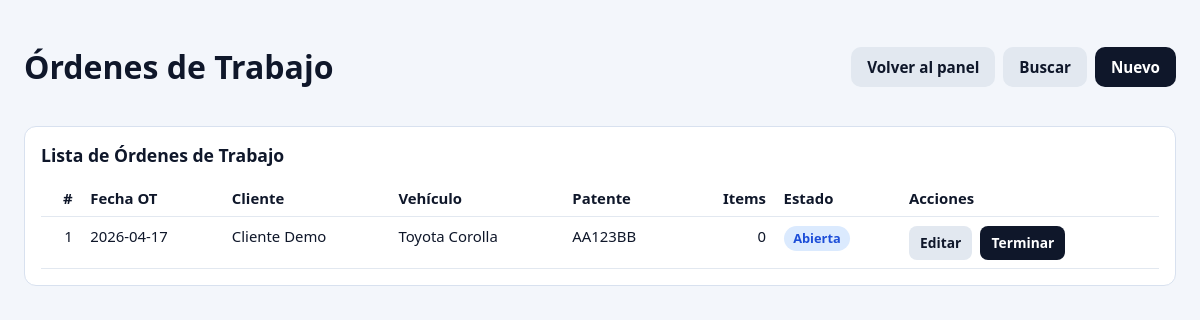
Screenshot of /ordenes.php (signed in) with the database file from the repository.
### tables this page shows
CREATE TABLE IF NOT EXISTS ordenes_trabajo (
  id INT UNSIGNED AUTO_INCREMENT PRIMARY KEY,
  id_cliente INT NULL,
  cliente VARCHAR(120) NOT NULL,
  vehiculo VARCHAR(120) NOT NULL,
  patente VARCHAR(20) NOT NULL,
  descripcion TEXT NULL,
  estado ENUM('abierta', 'en_progreso', 'cerrada') NOT NULL DEFAULT 'abierta',
  fecha_ot DATE NOT NULL,
  fecha_creacion TIMESTAMP NOT NULL DEFAULT CURRENT_TIMESTAMP,
  fecha_actualizacion TIMESTAMP NOT NULL DEFAULT CURRENT_TIMESTAMP ON UPDATE CURRENT_TIMESTAMP
);

### public/ordenes.php (the view, shortened to what this page needs)
<?php
$projectRoot = dirname(__DIR__);
$showForm = isset($_GET['nueva']) || isset($_GET['edit']);
$filters = [
    'cliente'    => trim((string) ($_GET['f_cliente'] ?? '')),
    'patente'    => trim((string) ($_GET['f_patente'] ?? '')),
    'estado'     => (string) ($_GET['f_estado'] ?? ''),
    'fecha_desde'=> trim((string) ($_GET['f_fecha_desde'] ?? '')),
    'fecha_hasta'=> trim((string) ($_GET['f_fecha_hasta'] ?? '')),
];
$formOrden = [
    'id'         => 0,
    'id_cliente' => 0,
    'fecha_ot'   => date('Y-m-d'),
    'descripcion'=> '',
    'estado'     => 'abierta',
];
$formDetalle = [];
try {
    $pdo = Database::connect($projectRoot);
    $pdo->exec('
        CREATE TABLE IF NOT EXISTS ordenes_trabajo_detalle (
            id INT UNSIGNED AUTO_INCREMENT PRIMARY KEY,
            id_orden INT UNSIGNED NOT NULL,
            id_repuesto INT NULL,
            descripcion_libre VARCHAR(255) NULL,
            cantidad INT UNSIGNED NOT NULL DEFAULT 1,
            CONSTRAINT fk_otd_orden FOREIGN KEY (id_orden) REFERENCES ordenes_trabajo(id) ON DELETE CASCADE,
            CONSTRAINT fk_otd_repuesto FOREIGN KEY (id_repuesto) REFERENCES repuestos(id_repuesto) ON DELETE SET NULL
        )
    ');
} catch (Throwable $e) {
    http_response_code(500);
    echo 'No se pudo conectar a la base de datos: ' . htmlspecialchars($e->getMessage());
    exit;
}
$clientes  = [];
$repuestos = [];
try {
    $clientes = $pdo->query('
        SELECT c.id_cliente, c.nombre, c.patente,
               c.id_vehiculo_marca,
               COALESCE(vm.nombre_marca_v, \'\') AS marca,
               COALESCE(mo.nombre_modelo, \'\') AS modelo
        FROM clientes c
        LEFT JOIN vehiculos_marcas vm ON vm.id_vehiculo_marca = c.id_vehiculo_marca
        LEFT JOIN vehiculos_modelos mo ON mo.id_modelo = c.id_modelo
        WHERE c.activo = 1
        ORDER BY c.nombre
    ')->fetchAll(\PDO::FETCH_ASSOC);
    $repuestos = $pdo->query('
        SELECT r.id_repuesto, r.codigo, r.nombre, cat.nombre_categoria, r.stock_actual,
               GROUP_CONCAT(DISTINCT vmo.id_vehiculo_marca) AS marcas_compat
        FROM repuestos r
        LEFT JOIN categorias cat ON cat.id_categoria = r.id_categoria
        LEFT JOIN compatibilidad_vehiculos cv ON cv.id_repuesto = r.id_repuesto
        LEFT JOIN vehiculos_modelos vmo ON vmo.id_modelo = cv.id_modelo
        WHERE r.activo = 1
        GROUP BY r.id_repuesto, r.codigo, r.nombre, cat.nombre_categoria, r.stock_actual
        ORDER BY cat.nombre_categoria, r.nombre
    ')->fetchAll(\PDO::FETCH_ASSOC);
} catch (Throwable) {}
$ordenes = [];
try {
    $where  = [];
    $params = [];
    if ($filters['estado'] === '') {
        $where[] = "o.estado != 'cerrada'";
    }
    $sql = '
        SELECT o.id, o.cliente, o.vehiculo, o.patente, o.estado, o.fecha_ot,
               COUNT(d.id) AS cant_items
        FROM ordenes_trabajo o
        LEFT JOIN ordenes_trabajo_detalle d ON d.id_orden = o.id'
        . (count($where) ? ' WHERE ' . implode(' AND ', $where) : '') .
        ' GROUP BY o.id
        ORDER BY o.id DESC
        LIMIT 200';
    $stmtOrd = $pdo->prepare($sql);
    $stmtOrd->execute($params);
    $ordenes = $stmtOrd->fetchAll(\PDO::FETCH_ASSOC);
} catch (Throwable) {}
$repPorCat = [];
foreach ($repuestos as $r) {
    $cat = $r['nombre_categoria'] ?? 'Sin categoría';
    $repPorCat[$cat][] = $r;
}
?>
<!doctype html>
<html lang="es">
<head>
</head>
<body>
<div class="container">
  <div class="top">
    <div>
      <h1>Órdenes de Trabajo</h1>
    </div>
    <div class="actions">
      <a href="/dashboard.php" class="btn btn-muted">Volver al panel</a>
      <?php if (!$showForm): ?>
      <a href="/ordenes.php?show_filters=1" class="btn btn-muted">Buscar</a>
      <a href="?nueva" class="btn btn-primary">Nuevo</a>
      <?php endif; ?>
    </div>
  </div>
  <?php if ($showForm): ?>
  <?php
    $isEdit       = $formOrden['id'] > 0;
    $formAction   = $isEdit ? '?edit=' . $formOrden['id'] : '?nueva';
    $actionValue  = $isEdit ? 'update_orden' : 'save_orden';
    $detRepIds   = [];
    $detRepCants = [];
    $detLibres   = [];
    foreach ($formDetalle as $d) {
        if ($d['id_repuesto']) {
            $detRepIds[]                      = (int)$d['id_repuesto'];
            $detRepCants[(int)$d['id_repuesto']] = (int)$d['cantidad'];
        } else {
            $detLibres[] = $d['descripcion_libre'];
        }
    }
    $descVals = [];
    if ($_SERVER['REQUEST_METHOD'] === 'POST') {
        $descVals = (array)($_POST['descripciones'] ?? ['']);
    } elseif ($isEdit && $formOrden['descripcion'] !== '') {
        $descVals = explode(' | ', $formOrden['descripcion']);
    }
    if (empty($descVals)) $descVals = [''];
    $descValsNorm = array_map(fn($v) => strtolower(trim((string)$v)), $descVals);
    $detLibres = array_values(array_filter($detLibres, fn($l) => !in_array(strtolower(trim((string)$l)), $descValsNorm, true)));
        $preClienteId = $isEdit ? $formOrden['id_cliente'] : (int)($_POST['id_cliente'] ?? 0);
        $preIdMarca   = 0;
        $preClienteNombre = '';
        $preClientePatente = '';
        $clientesJs = [];
    foreach ($clientes as $cl) {
                $vehiculoTxt = trim((string)($cl['marca'] ?? '') . ' ' . (string)($cl['modelo'] ?? ''));
                $patenteTxt = strtoupper((string)($cl['patente'] ?? ''));
                $nombreTxt = (string)($cl['nombre'] ?? '');
                $nombreOption = $nombreTxt;
                if ($vehiculoTxt !== '') {
                        $nombreOption .= ' - ' . $vehiculoTxt;
                }
                if ($patenteTxt !== '') {
                        $nombreOption .= ' - ' . $patenteTxt;
                }
                $clientesJs[] = [
                        'id' => (int)$cl['id_cliente'],
                        'nombre' => $nombreTxt,
                        'vehiculo' => $vehiculoTxt,
                        'patente' => $patenteTxt,
                        'idMarcaVehiculo' => (int)($cl['id_vehiculo_marca'] ?? 0),
                        'nombreOption' => $nombreOption,
                ];
        if ((int)$cl['id_cliente'] === $preClienteId) {
            $preIdMarca = (int)($cl['id_vehiculo_marca'] ?? 0);
                        $preClienteNombre = $nombreOption;
                        $preClientePatente = $patenteTxt;
            break;
        }
    }
  ?>
  <form method="post" action="<?= htmlspecialchars($formAction) ?>" autocomplete="off">
  <input type="hidden" name="action" value="<?= $actionValue ?>">
    <input type="hidden" name="id_cliente" id="id_cliente" value="<?= (int)$preClienteId ?>">
  <?php if ($isEdit): ?>
  <input type="hidden" name="id_orden" value="<?= $formOrden['id'] ?>">
  <?php endif; ?>
  <div class="panel">
    <h2><?= $isEdit ? 'Editar orden de trabajo #' . $formOrden['id'] : 'Orden de trabajo' ?></h2>
        <div style="display:flex;gap:1rem;align-items:flex-end;flex-wrap:wrap">
            <div class="form-group" style="flex:1;min-width:360px">
                <label>Cliente *</label>
                <div class="search-grid">
                    <div class="form-group" style="margin:0">
                        <label for="buscar_cliente_nombre">Buscar por nombre</label>
                        <input id="buscar_cliente_nombre" type="text" list="clientes_por_nombre" autocomplete="off"
                                     placeholder="Escribí nombre del cliente" value="<?= htmlspecialchars($preClienteNombre) ?>"
                                     oninput="buscarClientePorNombre(this.value)">
                        <datalist id="clientes_por_nombre">
                            <?php foreach ($clientesJs as $c): ?>
                            <option value="<?= htmlspecialchars((string)$c['nombreOption']) ?>"></option>
                            <?php endforeach; ?>
                        </datalist>
                    </div>
                    <div class="form-group" style="margin:0">
                        <label for="buscar_cliente_patente">Buscar por patente</label>
                        <input id="buscar_cliente_patente" type="text" list="clientes_por_patente" autocomplete="off"
                                     placeholder="Ej: AB123CD" value="<?= htmlspecialchars($preClientePatente) ?>"
                                     oninput="buscarClientePorPatente(this.value)"
                                     onchange="autocompletarClientePorPatente(this.value)"
                                     onblur="autocompletarClientePorPatente(this.value)">
                        <datalist id="clientes_por_patente">
                            <?php foreach ($clientesJs as $c):
                                if ($c['patente'] === '') {
                                        continue;
                                }
                                $patLabel = $c['nombre'];
                                if ($c['vehiculo'] !== '') {
                                        $patLabel .= ' - ' . $c['vehiculo'];
                                }
                            ?>
                            <option value="<?= htmlspecialchars((string)$c['patente']) ?>" label="<?= htmlspecialchars($patLabel) ?>"></option>
                            <?php endforeach; ?>
                        </datalist>
                    </div>
                </div>
      </div>
      <div class="form-group" style="flex:0 0 auto">
        <label for="fecha_ot">Fecha de la OT *</label>
        <input type="date" id="fecha_ot" name="fecha_ot" required
               style="width:auto"
               value="<?= htmlspecialchars($isEdit ? $formOrden['fecha_ot'] : ($_POST['fecha_ot'] ?? date('Y-m-d'))) ?>">
      </div>
      <?php if ($isEdit): ?>
      <div class="form-group" style="flex:0 0 auto">
        <label for="estado">Estado</label>
        <select id="estado" name="estado" style="width:auto">
          <?php foreach (['abierta'=>'Abierta','en_progreso'=>'En progreso','cerrada'=>'Cerrada'] as $val=>$lbl): ?>
          <option value="<?= $val ?>" <?= $formOrden['estado']===$val?'selected':'' ?>><?= $lbl ?></option>
          <?php endforeach; ?>
        </select>
      </div>
      <?php endif; ?>
    </div>
    <div style="margin-top:.9rem">
        <label>Descripción / Repuesto fuera de stock</label>
        <div class="libre-list" id="descList">
          <?php foreach ($descVals as $i => $dv): $isLast = ($i === count($descVals) - 1); ?>
          <div class="libre-row">
            <input type="text" name="descripciones[]" autocomplete="off" placeholder="Motivo del ingreso"
                   value="<?= htmlspecialchars((string)$dv) ?>">
            <button type="button" class="btn-add-inline" onclick="addDesc()"<?= $isLast ? '' : ' style="display:none"' ?>>+ Agregar</button>
            <button type="button" class="btn-remove" onclick="removeDesc(this)">&#10005;</button>
          </div>
          <?php endforeach; ?>
        </div>
        <button type="button" class="btn btn-muted btn-small" style="display:none" onclick="addDesc()">+ Agregar descripci&oacute;n</button>
    </div>
  </div>
  <div class="panel" id="panel-repuestos" style="display:none">
    <h2>Repuestos en stock</h2>
    <?php if (empty($repuestos)): ?>
      <p style="color:#64748b;font-size:.9rem">No hay repuestos cargados en el sistema.</p>
    <?php else: ?>
    <div class="rep-section">
      <?php foreach ($repPorCat as $cat => $items): ?>
      <div class="rep-cat-title"><?= htmlspecialchars($cat) ?></div>
      <div class="rep-grid">
        <?php foreach ($items as $r): ?>
        <div class="rep-item<?= in_array($r['id_repuesto'], $detRepIds) ? ' checked' : '' ?>"
             id="ri_<?= $r['id_repuesto'] ?>"
             data-marcas-compat="<?= htmlspecialchars((string)($r['marcas_compat'] ?? '')) ?>"
             data-stock="<?= (int)$r['stock_actual'] ?>"
             data-nombre="<?= htmlspecialchars($r['nombre']) ?>">
          <input type="checkbox"
                 id="rep_<?= $r['id_repuesto'] ?>"
                 name="repuestos[]"
                 value="<?= $r['id_repuesto'] ?>"
                 <?= in_array($r['id_repuesto'], $detRepIds) ? 'checked' : '' ?>
                 onchange="toggleCant(this, <?= $r['id_repuesto'] ?>)">
          <div class="rep-info">
            <label for="rep_<?= $r['id_repuesto'] ?>" class="rep-name" title="<?= htmlspecialchars($r['nombre']) ?>">
              <?= htmlspecialchars($r['nombre']) ?>
            </label>
            <div class="rep-meta">Código: <?= htmlspecialchars($r['codigo']) ?> &nbsp;|&nbsp; Stock: <?= (int)$r['stock_actual'] ?></div>
            <div class="cant-wrap">
              <label style="font-size:.78rem;font-weight:600;white-space:nowrap">Cant.:</label>
              <input type="number" name="cant_rep_<?= $r['id_repuesto'] ?>"
                     id="cant_<?= $r['id_repuesto'] ?>"
                     value="<?= $detRepCants[$r['id_repuesto']] ?? 1 ?>" min="1" max="<?= (int)$r['stock_actual'] ?>">
            </div>
          </div>
        </div>
        <?php endforeach; ?>
      </div>
      <?php endforeach; ?>
    </div>
    <?php endif; ?>
  </div>
  <div class="form-actions">
    <a href="/ordenes.php" class="btn btn-muted">Cancelar</a>
        <?php if ($isEdit): ?>
            <a href="/orden_print.php?id=<?= (int) $formOrden['id'] ?>" target="_blank" rel="noopener" class="btn btn-muted">Imprimir</a>
        <?php else: ?>
            <button type="button" class="btn btn-muted" disabled title="Guardá la orden para habilitar la impresión">Imprimir</button>
        <?php endif; ?>
    <button type="submit" class="btn btn-primary" onclick="return validarStock(event)"><?= $isEdit ? 'Guardar cambios' : 'Guardar orden de trabajo' ?></button>
  </div>
  </form>
  <?php else: ?>
  <div class="panel">
    <h2>Lista de Órdenes de Trabajo</h2>
    <table>
      <thead>
        <tr>
          <th class="num">#</th>
          <th>Fecha OT</th>
          <th>Cliente</th>
          <th>Vehículo</th>
          <th>Patente</th>
          <th class="num">Items</th>
          <th>Estado</th>
          <th>Acciones</th>
        </tr>
      </thead>
      <tbody>
        <?php if (empty($ordenes)): ?>
        <tr><td colspan="8" style="text-align:center;color:#64748b;padding:2rem">No hay órdenes registradas todavía.</td></tr>
        <?php else: ?>
        <?php foreach ($ordenes as $o): ?>
        <tr>
          <td class="num"><?= $o['id'] ?></td>
          <td><?= htmlspecialchars($o['fecha_ot'] ?? '—') ?></td>
          <td><?= htmlspecialchars($o['cliente']) ?></td>
          <td><?= htmlspecialchars($o['vehiculo']) ?></td>
          <td><?= htmlspecialchars($o['patente']) ?></td>
          <td class="num"><?= (int)$o['cant_items'] ?></td>
          <td><span class="badge badge-<?= htmlspecialchars($o['estado']) ?>"><?= htmlspecialchars(ucfirst(str_replace('_', ' ', $o['estado']))) ?></span></td>
          <td>
            <div class="actions">
              <a href="/ordenes.php?edit=<?= (int)$o['id'] ?>" class="btn btn-muted btn-small">Editar</a>
              <?php if ($o['estado'] !== 'cerrada'): ?>
              <a href="/cerrar_orden.php?id=<?= (int)$o['id'] ?>" class="btn btn-primary btn-small">Terminar</a>
              <?php endif; ?>
            </div>
          </td>
        </tr>
        <?php endforeach; ?>
        <?php endif; ?>
      </tbody>
    </table>
  </div>
  <?php endif; ?>
</div>
</body>
</html>

### rows the page displays
ordenes_trabajo: id "1", fecha_ot "2026-04-17", cliente "Cliente Demo", vehiculo "Toyota Corolla", patente "AA123BB", cant_items "0", estado "Abierta"
